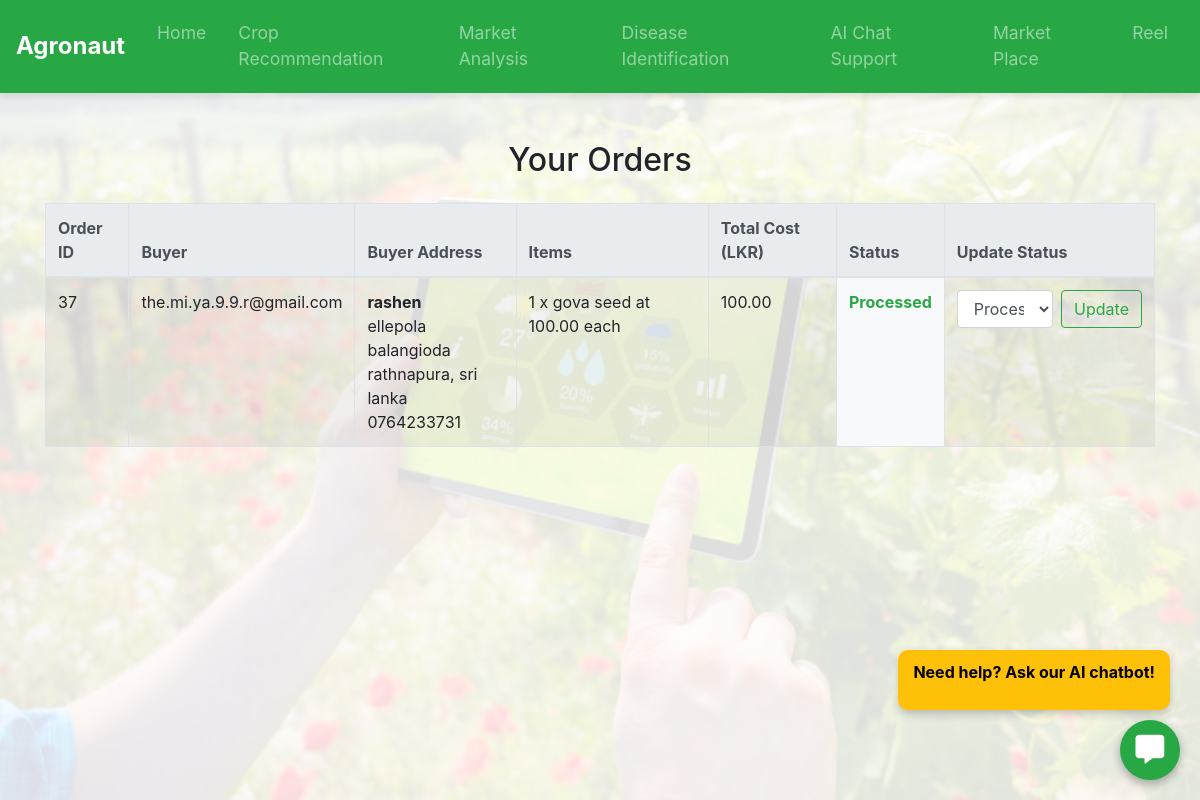
The page /market_place/seller/orders/ (signed in) on the database as committed earlier.
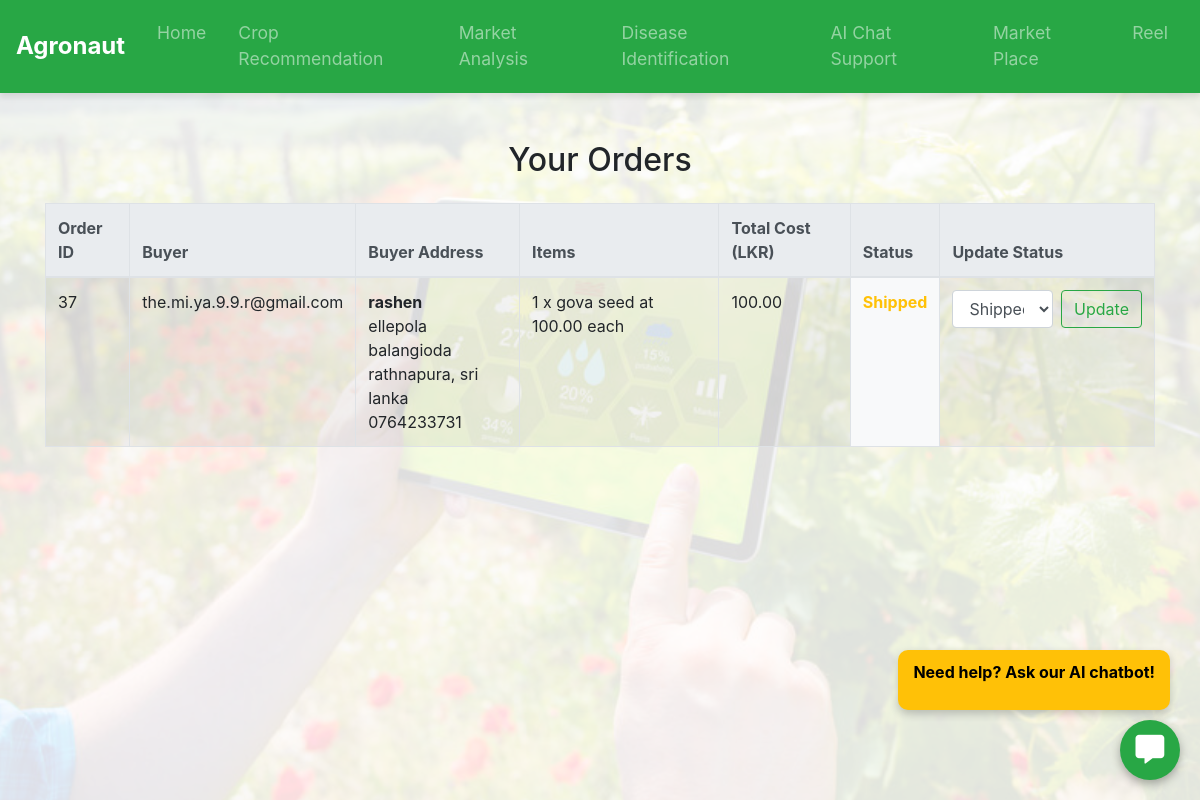
The same page on the database as committed later.
### market_place/models.py (models this page shows, shortened)
class Order(models.Model):
    PAYMENT_METHOD_CHOICES = [
        ('cod', 'Cash on Delivery'),
        ('card', 'Card Payment'),
    ]
    STATUS_CHOICES = [
        ('processed', 'Processed'),
        ('shipped', 'Shipped'),
        ('delivered', 'Delivered'),
    ]
    buyer = models.ForeignKey(Profile, on_delete=models.CASCADE, related_name='orders')
    total_cost = models.DecimalField(max_digits=10, decimal_places=2)
    payment_method = models.CharField(max_length=10, choices=PAYMENT_METHOD_CHOICES)
    status = models.CharField(max_length=10, choices=STATUS_CHOICES, default='processed')
    created_at = models.DateTimeField(auto_now_add=True)
    is_confirmed = models.BooleanField(default=False)

class Profile(models.Model):
    USER_TYPES = (
        ('buyer', 'Buyer'),
        ('seller', 'Seller'),
    )
    user = models.OneToOneField(settings.AUTH_USER_MODEL, on_delete=models.CASCADE)
    user_type = models.CharField(max_length=10, choices=USER_TYPES)

class CustomUser(AbstractUser):
    email = models.EmailField(unique=True)
    is_active = models.BooleanField(default=True)
    is_staff = models.BooleanField(default=False)
    objects = CustomUserManager()
    USERNAME_FIELD = 'email'
    REQUIRED_FIELDS = []

class Address(models.Model):
    user = models.ForeignKey(settings.AUTH_USER_MODEL, on_delete=models.CASCADE)
    name = models.CharField(max_length=255)
    district = models.CharField(max_length=255)
    country = models.CharField(max_length=255)
    phone_number = models.CharField(max_length=20)
    address = models.TextField()
    class Meta:
        unique_together = ('user', 'name')  # Adjust based on your requirements

class OrderItem(models.Model):
    order = models.ForeignKey(Order, on_delete=models.CASCADE, related_name='order_items')
    item = models.ForeignKey(Item, on_delete=models.CASCADE)
    quantity = models.PositiveIntegerField(default=1)
    price_at_purchase = models.DecimalField(max_digits=10, decimal_places=2)

class Item(models.Model):
    CATEGORY_CHOICES = [
        ('equipment', 'Equipment'),
        ('crop', 'Crop'),
        ('fertilizer', 'Fertilizer'),
        ('pesticides', 'Pesticides'),
        ('other', 'Other'),
    ]
    seller = models.ForeignKey(Profile, on_delete=models.CASCADE, related_name='items')
    name = models.CharField(max_length=255)
    description = models.TextField()
    price = models.DecimalField(max_digits=10, decimal_places=2)
    stock = models.PositiveIntegerField()
    image = models.ImageField(upload_to=UniqueImageName(), null=True, blank=True)
    category = models.CharField(max_length=255, choices=CATEGORY_CHOICES, blank=True, null=True)

### market_place/views.py (the view, shortened to what this page needs)
# urls.py: path('seller/orders/', views.seller_orders_view, name='seller_orders'),
@login_required
def seller_orders_view(request):
    if request.user.profile.user_type != 'seller':
        return redirect('home')
    seller_items = Item.objects.filter(seller=request.user.profile)
    orders = Order.objects.filter(order_items__item__in=seller_items).distinct()
    return render(request, 'seller_orders.html', {'orders': orders})

### market_place/templates/seller_orders.html (shortened to what this page needs)
{% extends 'base.html' %}
{% block content %}
<div class="container mt-5">
    <h2 class="mb-4 text-center">Your Orders</h2>
    <table class="table table-bordered table-striped">
        <thead class="thead-light">
            <tr>
                <th scope="col">Order ID</th>
                <th scope="col">Buyer</th>
                <th scope="col">Buyer Address</th>
                <th scope="col">Items</th>
                <th scope="col">Total Cost (LKR)</th>
                <th scope="col">Status</th>
                <th scope="col">Update Status</th>
            </tr>
        </thead>
        <tbody>
            {% for order in orders %}
            <tr>
                <td>{{ order.id }}</td>
                <td>{{ order.buyer.user.email }}</td>
                <td>
                    {% with order.buyer.user.address_set.first as address %}
                    <strong>{{ address.name }}</strong><br>
                    {{ address.address }}<br>
                    {{ address.district }}, {{ address.country }}<br>
                    {{ address.phone_number }}
                    {% endwith %}
                </td>
                <td>
                    <ul class="list-unstyled mb-0">
                        {% for item in order.order_items.all %}
                        <li>{{ item.quantity }} x {{ item.item.name }} at {{ item.price_at_purchase }} each</li>
                        {% endfor %}
                    </ul>
                </td>
                <td>{{ order.total_cost }}</td>
                <td class="{% if order.status == 'processed' %}bg-light text-success{% elif order.status == 'shipped' %}bg-light text-warning{% elif order.status == 'delivered' %}bg-light text-info{% endif %} font-weight-bold">
                    {{ order.status|capfirst }}
                </td>
                <td>
                    <form method="post" class="d-flex">
                        <select name="status" class="form-control mr-2">
                            <option value="processed" {% if order.status == 'processed' %}selected{% endif %}>Processed</option>
                            <option value="shipped" {% if order.status == 'shipped' %}selected{% endif %}>Shipped</option>
                        </select>
                        <button type="submit" class="btn btn-outline-success">Update</button>
                    </form>
                </td>
            </tr>
            {% endfor %}
        </tbody>
    </table>
</div>
{% endblock %}

### home/templates/base.html (shortened to what this page needs)
{% load static %}
<!DOCTYPE html>
<html lang="en">
<head>
    <link rel="stylesheet" href="https://maxcdn.bootstrapcdn.com/bootstrap/4.5.2/css/bootstrap.min.css">
    <link rel="stylesheet" href="https://cdnjs.cloudflare.com/ajax/libs/font-awesome/5.15.3/css/all.min.css">
<link href="https://cdn.jsdelivr.net/npm/fullcalendar@5.10.1/main.min.css" rel="stylesheet">
    <a href="{% url 'ai_chat_support_index' %}" class="chatbot-icon">
        <i class="fas fa-comment-alt"></i>
    </a>
    <div id="chatbot-notification" class="chatbot-notif">
        <p>Need help? Ask our AI chatbot!</p>
    </div>
</head>
<body>
    <nav class="navbar navbar-expand-lg navbar-dark bg-success">
        <a class="navbar-brand" href="{% url 'home_index' %}">Agronaut</a>
        <div class="collapse navbar-collapse" id="navbarNav">
            <ul class="navbar-nav ml-auto">
                <li class="nav-item {% if request.path == '/' %}active{% endif %}">
                    <a class="nav-link" href="{% url 'home_index' %}">Home</a>
                </li>
                <li class="nav-item {% if request.path == '/crop_recommendation/' %}active{% endif %}">
                    <a class="nav-link" href="{% url 'crop_recommendation_index' %}">Crop Recommendation</a>
                </li>
                <li class="nav-item {% if request.path == '/market_analysis/' %}active{% endif %}">
                    <a class="nav-link" href="{% url 'market_analysis_index' %}">Market Analysis</a>
                </li>
                <li class="nav-item {% if request.path == '/disease_identification/' %}active{% endif %}">
                    <a class="nav-link" href="{% url 'disease_identification_index' %}">Disease Identification</a>
                </li>
                <li class="nav-item {% if request.path == '/ai_chat_support/' %}active{% endif %}">
                    <a class="nav-link" href="{% url 'ai_chat_support_index' %}">AI Chat Support</a>
                </li>
                <li class="nav-item {% if request.path == '/market_place/' %}active{% endif %}">
                    <a class="nav-link" href="{% url 'market_place_index' %}">Market Place</a>
                </li>
                <li class="nav-item {% if request.path == '/reel/' %}active{% endif %}">
                    <a class="nav-link" href="{% url 'reel_index' %}">Reel</a>
                </li>
            </ul>
        </div>
    </nav>
        {% block content %}
        {% endblock %}
</body>
</html>

Rows that differ between the two databases and show on the page:
changed Order "the.mi.ya.9.9.r@gmail.com": status "Processed" → "Shipped"
